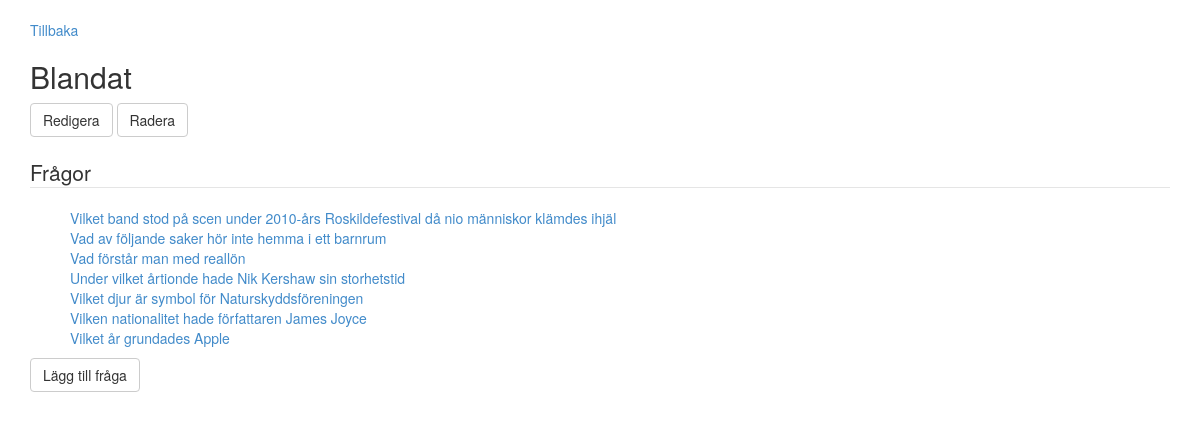
Page /?showQuiz&id=6 (signed in) on the committed database.
### tables this page shows
CREATE TABLE IF NOT EXISTS `quiz` (
  `QuizId` int(11) NOT NULL AUTO_INCREMENT,
  `QuizName` varchar(60) NOT NULL,
  PRIMARY KEY (`QuizId`),
  UNIQUE KEY `QuizName` (`QuizName`)
);

CREATE TABLE IF NOT EXISTS `question` (
  `QuestionId` int(11) NOT NULL AUTO_INCREMENT,
  `QuestionName` varchar(150) NOT NULL,
  `QuizId` int(11) NOT NULL,
  PRIMARY KEY (`QuestionId`),
  UNIQUE KEY `QuestionName` (`QuestionName`),
  KEY `QuizId` (`QuizId`)
);

### Controller/QuizController.php (called while the page is built, shortened)
<?php
require_once("View/PlayQuizView.php");
require_once("View/HTMLView.php");
require_once("Model/QuizModel.php");
require_once("View/QuizView.php");
require_once("Model/Quiz.php");
require_once("Model/Dao/QuizRepository.php");
class QuizController {
	private $htmlView;
	private $quizView;
	public function __construct() {
		$this->htmlView = new HTMLView();
		$this->quizView = new QuizView();
	}
 	public function showQuiz(Quiz $quiz) {
 		 $this->htmlView->echoHTML($this->quizView->showQuiz($quiz));
 	}
}

### index.php (called while the page is built, shortened)
<?php
require_once('Controller/MasterController.php');
$masterController = new MasterController();
$masterController->doControll();

### Model/Quiz.php (called while the page is built)
<?php
require_once("Model/Questions.php");
class Quiz {
	private $quizName;
	private $quizId;
	private $questions;
	public function __construct($quizName, $quizId = NULL) {
		$this->quizName = $quizName;
		$this->questions = new Questions();
		if (empty($quizId) == false) {
			$this->quizId = $quizId;
		}
	}
	public function getQuizId() {
		return $this->quizId;
	}
	public function getName() {
		return $this->quizName;
	}
	public function add(Question $question) {
		$this->questions->add($question);
	}
	public function getQuestions() {
		return $this->questions;
	}
}

### Model/Dao/QuizRepository.php (called while the page is built, shortened)
<?php
require_once("Model/Quiz.php");
require_once("Model/Dao/Repository.php");
class QuizRepository extends Repository{
	private $db;
	private $questionTable = "question";
	public function __construct() {
		$this->dbTable = 'quiz';
		$this->db = $this->connection();
	}
	public function getQuiz($quizId) {
		$sql = "SELECT * FROM $this->dbTable WHERE " . $this->quizId . " = ?";
		$params = array($quizId);
		$query = $this->db->prepare($sql);
		$query->execute($params);
		$result = $query->fetch();
		if ($result) {
			$quiz = new Quiz($result[$this->quizName], $result[$this->quizId]);
			$sql = "SELECT * FROM " . $this->questionTable . " WHERE " . $this->quizId . " = ?";
			$query = $this->db->prepare($sql);
			$query->execute (array($result[$this->quizId]));
			$questions = $query->fetchAll();
			foreach($questions as $question) {
				$question = new Question($question[$this->questionName], $question[$this->quizId], $question[$this->questionId]);
				$quiz->add($question);
			}
			return $quiz;
		}
		return NULL;
	}
}

### Model/Dao/Repository.php (called while the page is built, shortened)
<?php
abstract class Repository {
	protected $dbConnection;
    protected function connection() {
    	if ($this->dbConnection == null) {
            $this->dbConnection = new PDO(Settings::$DB_CONNECTION, Settings::$DB_USERNAME, Settings::$DB_PASSWORD);
        $this->dbConnection->setAttribute(PDO::ATTR_ERRMODE, PDO::ERRMODE_EXCEPTION);
        return $this->dbConnection;
    }
  }
}

### Model/Questions.php (called while the page is built)
	<?php
class Questions {
	private $questions;
	public function __construct() {
		$this->questions = array();
	}
	public function toArray() {
		return $this->questions;
	}
	public function add(Question $question) {
			$this->questions[] = $question;
	}
}

### Model/Question.php (called while the page is built, shortened)
<?php
class Question {
	private $questionName;
	private $questionId;
	public function __construct($questionName, $quizId, $questionId = NULL) {
		$this->questionName = $questionName;
		if (empty($questionId) == false) {
			$this->questionId = $questionId;
		}
	}
	public function getName() {
		return $this->questionName;
	}
	public function getQuestionId() {
		return $this->questionId;
	}
}

### View/QuizView.php (the view, shortened to what this page needs)
<?php
class QuizView extends BaseView {
	private $cookieStorage;
	private $removeQuizLocation = 'removeQuiz';
	private $editQuizLocation = 'editQuiz';
	public function __construct() {
		$this->cookieStorage = new CookieStorage();
	}
	public function getQuizMenu($id) {
		return $html = "<a href='?" . $this->addQuestionLocation . "&" . $this->id . "=$id' class='btn btn-default'>Lägg till fråga</a> </br></br>";
	}
	public function getId() {
		if (isset($_GET[$this->id])) {
			return $_GET[$this->id];
		}
		return NULL;
	}
	public function renderCookieMessage($string) {
		$value = $this->cookieStorage->load($string);
		return $value;
	}
	public function unsetMessage($name) {
		$this->cookieStorage->save($name, null, time()-1);
	}
	public function showQuiz(Quiz $quiz) {
		$message = $this->renderCookieMessage($this->messageLocation);
		$html = "<form action='' method='post'> </br>
		<a href='?" . $this->showAllQuizLocation . "' name='returnToPage'>Tillbaka</a> </br>
		<h2>" . $quiz->getName() . "</h2>
		<input type='submit' class='btn btn-default' name='" . $this->editQuizLocation . "' value='Redigera'> <input type='submit' class='btn btn-default' name='" . $this->removeQuizLocation . "' value='Radera'>
		</br> </br>
		<legend>Frågor</legend>
		$message
		<ul style='list-style-type: none;'>";
		foreach($quiz->getQuestions()->toArray() as $question) {
			$html .= "<li><a href='?" . $this->showQuestionLocation . "&" . $this->id . "=" . $question->getQuestionId() . "'>". $question->getName() ."</a></li>";
		}
		$html .= "</ul>" . $this->getQuizMenu($quiz->getQuizId()) . "</form>";
		return $html;
	}
}

### rows in the picture
quiz: QuizName "Blandat"
question: QuestionName "Vilket band stod på scen under 2010-års Roskildefestival då nio människor klämdes ihjäl"
question: QuestionName "Vad av följande saker hör inte hemma i ett barnrum"
question: QuestionName "Vad förstår man med reallön"
question: QuestionName "Under vilket årtionde hade Nik Kershaw sin storhetstid"
question: QuestionName "Vilket djur är symbol för Naturskyddsföreningen"
question: QuestionName "Vilken nationalitet hade författaren James Joyce"
question: QuestionName "Vilket år grundades Apple"
